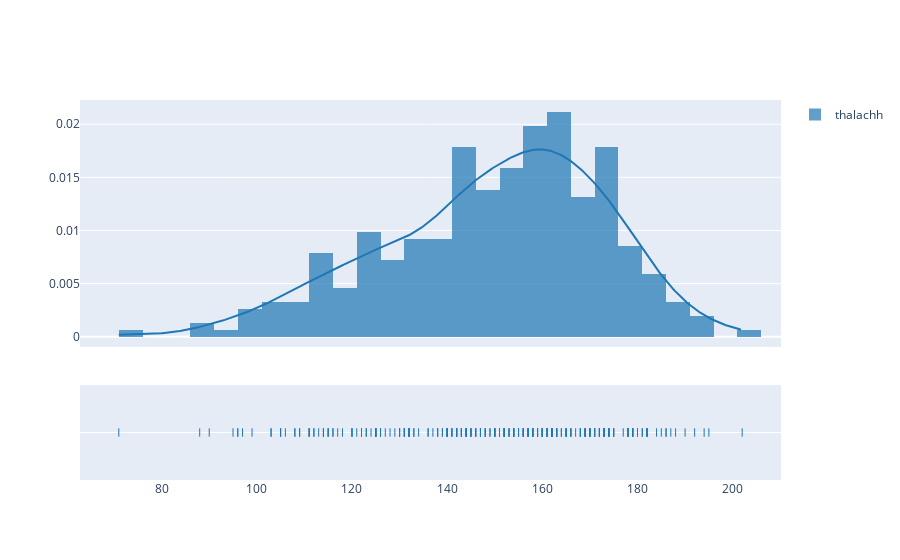

The code cell stored with this chart in its notebook:
### Markdown cell above
Distplot and Q-Q plot

### Code cell
fig = ff.create_distplot([df.thalachh],['thalachh'],bin_size=5)
iplot(fig, filename='Basic Distplot')

#Get also the QQ-plot
fig = plt.figure()
res = stats.probplot(df1['thalachh'], plot=plt)
plt.show()

### Figure 1 — Plotly figure (JSON) as saved in the notebook; plotly's stock layout.template omitted (floating-point values rounded to 4 significant figures; data arrays with more than 128 entries replaced by an {"elided": "..."} marker saying what was removed)
{"data": [{"autobinx": false, "histnorm": "probability density", "legendgroup": "thalachh", "marker": {"color": "rgb(31, 119, 180)"}, "name": "thalachh", "opacity": 0.7, "type": "histogram", "x": {"elided": "303 int values"}, "xaxis": "x", "xbins": {"end": 202, "size": 5, "start": 71}, "yaxis": "y"}, {"legendgroup": "thalachh", "marker": {"color": "rgb(31, 119, 180)"}, "mode": "lines", "name": "thalachh", "showlegend": false, "type": "scatter", "x": {"elided": "500 float values"}, "xaxis": "x", "y": {"elided": "500 float values"}, "yaxis": "y"}, {"legendgroup": "thalachh", "marker": {"color": "rgb(31, 119, 180)", "symbol": "line-ns-open"}, "mode": "markers", "name": "thalachh", "showlegend": false, "type": "scatter", "x": {"elided": "303 int values"}, "xaxis": "x", "y": {"elided": "303 str values"}, "yaxis": "y2"}], "layout": {"barmode": "overlay", "hovermode": "closest", "legend": {"traceorder": "reversed"}, "xaxis": {"anchor": "y2", "domain": [0, 1], "zeroline": false}, "yaxis": {"anchor": "free", "domain": [0.35, 1], "position": 0}, "yaxis2": {"anchor": "x", "domain": [0, 0.25], "dtick": 1, "showticklabels": false}}}
